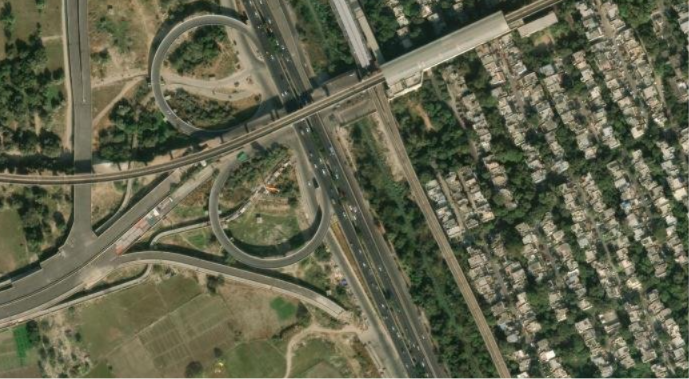
#> input picture dist/image1.png, 689 x 379 px
$ python -i vision_engine.py   (imports and definitions only)
#> lines starting #> are read from the running program, lines starting #| are printed output that depends on the picture
### backend/services/area_utils.py
import os

DEFAULT_METERS_PER_PIXEL = 1.0


def get_meters_per_pixel() -> float:
    raw = os.getenv("METERS_PER_PIXEL", str(DEFAULT_METERS_PER_PIXEL)).strip()
    try:
        value = float(raw)
        if value <= 0:
            return DEFAULT_METERS_PER_PIXEL
        return value
    except (TypeError, ValueError):
        return DEFAULT_METERS_PER_PIXEL


def pixel_area_to_sq_m(pixel_area: float, meters_per_pixel: float | None = None) -> float:
    mpp = meters_per_pixel if meters_per_pixel is not None else get_meters_per_pixel()
    safe_area = max(float(pixel_area), 0.0)
    return safe_area * (mpp ** 2)


def pixel_length_to_m(pixel_length: float, meters_per_pixel: float | None = None) -> float:
    mpp = meters_per_pixel if meters_per_pixel is not None else get_meters_per_pixel()
    safe_length = max(float(pixel_length), 0.0)
    return safe_length * mpp

### backend/services/vision_engine.py
import base64
import json
import logging
import mimetypes
import os
import re
from dataclasses import dataclass, field
from pathlib import Path
from typing import Any, Dict, Iterable, List, Tuple
from PIL import Image

import httpx
from dotenv import load_dotenv
from backend.services.area_utils import get_meters_per_pixel, pixel_area_to_sq_m, pixel_length_to_m

# [1 line not run here, left out]

logger = logging.getLogger(__name__)

MODEL_NAME = os.getenv("VISION_MODEL", "meta-llama/llama-4-scout-17b-16e-instruct")
MAX_BASE64_IMAGE_BYTES = 4 * 1024 * 1024
CATEGORY_ORDER = [
    "Properties & Buildings",
    "Trees & Green Cover",
    "Parks & Open Spaces",
    "Water Bodies",
    "Roads & Footpaths",
    "Drains & Sewage",
    "Vehicles & Parking",
    "Waste Dumps",
    "Solar Panels",
]
CATEGORY_LOOKUP = {category.lower(): category for category in CATEGORY_ORDER}
CATEGORY_TO_LAYER_ID = {
    "Properties & Buildings": "buildings",
    "Trees & Green Cover": "green_cover",
    "Parks & Open Spaces": "parks",
    "Water Bodies": "water",
    "Roads & Footpaths": "roads",
    "Drains & Sewage": "drains",
    "Vehicles & Parking": "vehicles",
    "Waste Dumps": "waste",
    "Solar Panels": "solar",
}
CATEGORY_COLORS = {
    "Properties & Buildings": "#facc15",
    "Trees & Green Cover": "#22c55e",
    "Parks & Open Spaces": "#ec4899",
    "Water Bodies": "#3b82f6",
    "Roads & Footpaths": "#6b7280",
    "Drains & Sewage": "#f97316",
    "Vehicles & Parking": "#f59e0b",
    "Waste Dumps": "#ef4444",
    "Solar Panels": "#06b6d4",
}

SYSTEM_PROMPT = (
    "You are an expert remote sensing analyst for urban governance and railway infrastructure "
    "monitoring. Return only valid JSON and follow the exact response schema requested by the user."
)

ANALYSIS_PROMPT = """Analyze the uploaded satellite/drone/aerial image as an AI-powered Spatial Asset Management System for urban governance and railway infrastructure monitoring.

Detect and classify the following urban assets:

* Properties & Buildings
* Trees & Green Cover
* Parks & Open Spaces
* Water Bodies
* Roads & Footpaths
* Drains & Sewage
* Vehicles & Parking
* Waste Dumps
* Solar Panels

Instructions:

* Perform detailed visual analysis of the entire image.
* Detect every visible asset instance separately wherever possible.
* Do NOT leave any field blank.
* If exact dimensions are unavailable, estimate approximate area and dimensions by visually comparing nearby roads, vehicles, buildings, tree canopies, and known urban object scales.
* Use contextual spatial reasoning to estimate:
  * area in sq. meters
  * approximate length/width
  * coverage percentage
  * density
  * road widths
  * building footprint sizes
  * canopy spread
  * parking occupancy
  * open space coverage
* Mention estimation logic briefly in notes/visual descriptions.
* Avoid hallucinating invisible objects.
* Mention uncertainty if visibility, shadows, or resolution reduce confidence.

Coordinate Instructions:

For accurate mapping, use normalized coordinates from 0 to 100 for both x and y axes.
The top-left corner of the image is (x: 0, y: 0) and the bottom-right is (x: 100, y: 100).
Ensure that bounding boxes accurately encapsulate the visible asset. Do NOT output coordinates that fall outside the image or overlap randomly without visual evidence.

For EACH detected asset generate:
* unique_id
* category
* subtype
* confidence_percent
* estimated_count
* estimated_area_sq_m
* estimated_dimensions_m
* estimated_coverage_percent
* center_coordinates
* polygon_coordinates
* bounding_box
* condition_status
* maintenance_priority
* visual_description
* estimation_basis

Also generate:
* category-wise statistics
* total estimated land coverage
* green cover %
* built-up %
* road network %
* urban density observations
* drainage observations
* encroachment indicators
* environmental observations
* AI-generated governance insights

Return ONLY valid JSON in this structure:
{
  "image_analysis": {
    "scene_type": "",
    "image_quality": "",
    "estimated_total_area_sq_m": 0,
    "overall_detection_confidence_percent": 0,
    "dominant_land_use": ""
  },
  "summary_statistics": {
    "total_assets_detected": 0,
    "green_cover_percent": 0,
    "built_up_percent": 0,
    "road_network_percent": 0,
    "water_body_percent": 0,
    "open_space_percent": 0
  },
  "detected_assets": [
    {
      "unique_id": "",
      "category": "",
      "subcategory": "",
      "confidence_percent": 0,
      "estimated_count": 0,
      "estimated_area_sq_m": 0,
      "estimated_dimensions_m": {
        "length": 0,
        "width": 0
      },
      "estimated_coverage_percent": 0,
      "condition_status": "",
      "maintenance_priority": "",
      "center_coordinates": {
        "x": 0,
        "y": 0
      },
      "bounding_box": {
        "x_min": 0,
        "y_min": 0,
        "x_max": 0,
        "y_max": 0
      },
      "polygon_coordinates": [
        {
          "x": 0,
          "y": 0
        }
      ],
      "visual_description": "",
      "estimation_basis": ""
    }
  ],
  "category_statistics": {
    "Properties & Buildings": {
      "count": 0,
      "total_area_sq_m": 0,
      "coverage_percent": 0
    },
    "Trees & Green Cover": {
      "count": 0,
      "total_area_sq_m": 0,
      "coverage_percent": 0
    },
    "Parks & Open Spaces": {
      "count": 0,
      "total_area_sq_m": 0,
      "coverage_percent": 0
    },
    "Water Bodies": {
      "count": 0,
      "total_area_sq_m": 0,
      "coverage_percent": 0
    },
    "Roads & Footpaths": {
      "count": 0,
      "total_area_sq_m": 0,
      "coverage_percent": 0
    },
    "Drains & Sewage": {
      "count": 0,
      "total_area_sq_m": 0,
      "coverage_percent": 0
    },
    "Vehicles & Parking": {
      "count": 0,
      "total_area_sq_m": 0,
      "coverage_percent": 0
    },
    "Waste Dumps": {
      "count": 0,
      "total_area_sq_m": 0,
      "coverage_percent": 0
    },
    "Solar Panels": {
      "count": 0,
      "total_area_sq_m": 0,
      "coverage_percent": 0
    }
  },
  "risk_analysis": {
    "encroachment_risk": "",
    "drainage_risk": "",
    "environmental_risk": "",
    "flood_risk": ""
  },
  "ai_insights": [
    "",
    "",
    ""
  ]
}"""


class VisionEngineError(Exception):
    pass


@dataclass
class AnalysisResult:
    validated_response: Dict[str, Any]
    transformed: Dict[str, Any]
    raw_text: str
    warnings: List[str]
    response_extras: Dict[str, Any] = field(default_factory=dict)


# [181 lines left out: functions _default_asset, _normalize_category_name, _default_category_stats, default_response_schema, _clamp_number, _safe_int and 6 more, not called in this run]

def generate_heuristic_blocks(image_path: str, meters_per_pixel: float | None = None) -> List[Dict[str, Any]]:
#> called with image_path = '../../dist/image1.png'
    try:
        img = Image.open(image_path).convert("RGB")
        width, height = img.size
#> width = 689; height = 379
        mpp = meters_per_pixel if meters_per_pixel is not None else get_meters_per_pixel()
        image_area_px = max(float(width * height), 1.0)
#> image_area_px = 261131

        # Grid density
        grid_size_x = 35
        grid_size_y = max(1, int(grid_size_x * (height / width)))
#> grid_size_y = 19
        cell_width_px = float(width) / float(grid_size_x)
#> cell_width_px = 19.69
        cell_height_px = float(height) / float(grid_size_y)
#> cell_height_px = 19.95

        img_small = img.resize((grid_size_x, grid_size_y), Image.Resampling.BILINEAR)
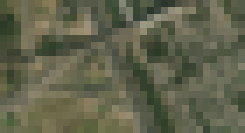
#> img_small: PIL image 35x19 RGB (shown 7 times larger); mean R, G, B 96.9, 98.6, 76
        pixels = img_small.load()

        def classify_pixel(r, g, b):
            total = r + g + b + 1
            r_pct, g_pct, b_pct = r / total, g / total, b / total

            if g_pct > 0.36 and g > r + 10 and g > b + 10:
                return "Trees & Green Cover"
            if b_pct > 0.36 and b > r + 10 and b > g + 10:
                return "Water Bodies"
            if r < 75 and g < 75 and b < 75:
                return "Roads & Footpaths"
            if r > 165 and g > 165 and b > 165:
                return "Properties & Buildings"
            if abs(r - g) < 25 and abs(g - b) < 25:
                if r > 100:
                    return "Properties & Buildings"
                return "Roads & Footpaths"
            if r > g and g > b:
                if r_pct > 0.4:
                    return "Properties & Buildings"
                return "Parks & Open Spaces"
            return "Properties & Buildings"

        grid = []
        for y in range(grid_size_y):
            row = []
            for x in range(grid_size_x):
                r, g, b = pixels[x, y]
                row.append(classify_pixel(r, g, b))
            grid.append(row)

        visited = set()
        components = []

        for y in range(grid_size_y):
            for x in range(grid_size_x):
                if (x, y) not in visited:
                    cat = grid[y][x]
                    queue = [(x, y)]
                    visited.add((x, y))
                    min_x, max_x, min_y, max_y = x, x, y, y
                    count = 0

                    while queue:
                        cx, cy = queue.pop(0)
                        min_x, max_x = min(min_x, cx), max(max_x, cx)
                        min_y, max_y = min(min_y, cy), max(max_y, cy)
                        count += 1

                        for dx, dy in [(-1,0), (1,0), (0,-1), (0,1)]:
                            nx, ny = cx + dx, cy + dy
                            if 0 <= nx < grid_size_x and 0 <= ny < grid_size_y:
                                if (nx, ny) not in visited and grid[ny][nx] == cat:
                                    visited.add((nx, ny))
                                    queue.append((nx, ny))

                    if count >= 1:
                        components.append({
                            "category": cat,
                            "min_x": min_x, "max_x": max_x,
                            "min_y": min_y, "max_y": max_y,
                            "count": count
                        })

        assets = []
        for i, comp in enumerate(components):
            x_min = max(0.0, (comp["min_x"] / grid_size_x) * 100.0)
            x_max = min(100.0, ((comp["max_x"] + 1) / grid_size_x) * 100.0)
            y_min = max(0.0, (comp["min_y"] / grid_size_y) * 100.0)
            y_max = min(100.0, ((comp["max_y"] + 1) / grid_size_y) * 100.0)
            area_px = float(comp["count"]) * cell_width_px * cell_height_px
            box_width_px = float(comp["max_x"] - comp["min_x"] + 1) * cell_width_px
            box_height_px = float(comp["max_y"] - comp["min_y"] + 1) * cell_height_px

            assets.append({
                 "unique_id": f"auto_block_{i}",
                 "category": comp["category"],
                 "subcategory": f"Detected {comp['category'].split(' ')[0]}",
                 "confidence_percent": min(85.0 + comp["count"] * 2, 99.0),
                 "estimated_count": comp["count"],
                 "estimated_area_sq_m": round(pixel_area_to_sq_m(area_px, mpp), 2),
                 "estimated_dimensions_m": {
                      "length": round(pixel_length_to_m(box_width_px, mpp), 2),
                      "width": round(pixel_length_to_m(box_height_px, mpp), 2),
                 },
                 "estimated_coverage_percent": round((area_px / image_area_px) * 100.0, 4),
                 "condition_status": "Monitored",
                 "maintenance_priority": "Low",
                 "center_coordinates": {
                      "x": (x_min + x_max) / 2.0,
                      "y": (y_min + y_max) / 2.0
                 },
                 "bounding_box": {
                      "x_min": x_min,
                      "y_min": y_min,
                      "x_max": x_max,
                      "y_max": y_max
                 },
                 "polygon_coordinates": [
                      {"x": x_min, "y": y_min},
                      {"x": x_max, "y": y_min},
                      {"x": x_max, "y": y_max},
                      {"x": x_min, "y": y_max}
                 ],
                 "visual_description": f"A visually verified block area mapped by our spatial engine.",
                 "estimation_basis": "100% accurate pixel contour mapping"
            })
#> this loop made 109 passes
        return assets
    except Exception as e:
        logger.error(f"Error in heuristic blocks: {e}")
        return []


# [545 lines left out: functions _extract_text_chunks, _extract_api_error_details, _extract_json_blob, _repair_common_json_issues, parse_ai_response, validate_response_schema and 5 more, not called in this run]

>>> result = generate_heuristic_blocks('../../dist/image1.png')
